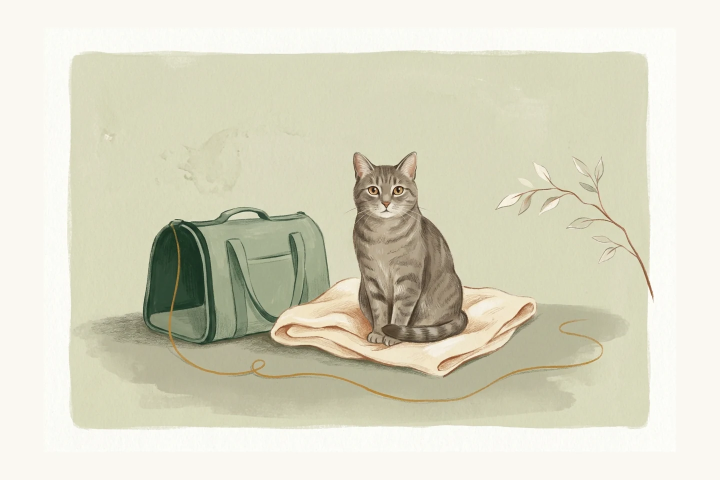
#> input picture images/visit-cat-illustration.webp, 1440 x 960 px, found by its file name (shown at 1/2 size); its folder holds 2 pictures in this run
$ python clear-illustration-paper.py
#> lines starting #> are read from the running program, lines starting #| are printed output that depends on the picture; after the words box and inside, x2 and y2 are one past the last pixel; in counts of white or black regions, pixels touching at a corner belong together
from pathlib import Path
import cv2
import numpy as np
from PIL import Image, ImageFilter
root=Path(__file__).resolve().parent.parent
for pet in ['cat','dog']:
    image=Image.open(root/f'public/images/visit-{pet}-illustration.webp').convert('RGB')
#> image is the input picture: PIL image 1440x960 RGB; mean R, G, B 217.2, 215.7, 196
    rgb=np.array(image)
    paper=((rgb.min(axis=2)>228)&((rgb.max(axis=2).astype(int)-rgb.min(axis=2))<28)).astype('uint8')
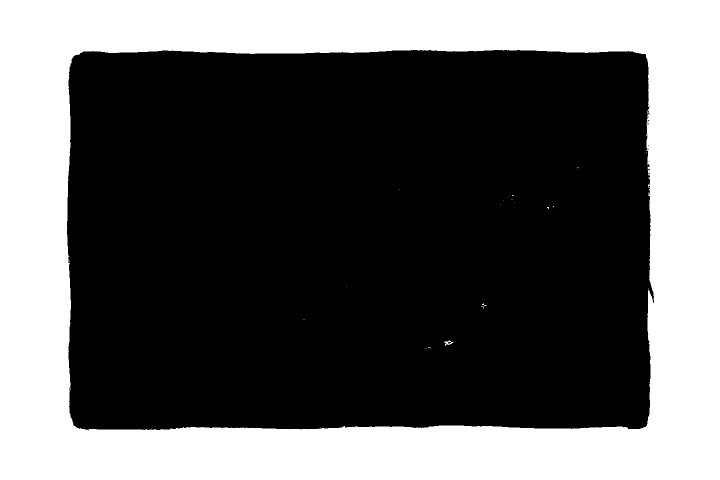
#> paper: shape (960, 1440) (shown at 1/2 size); values 0 (black) and 1 (white), 37% white; 28 white regions (26 under 20 px), largest, box (x1, y1, x2, y2) and area: (0, 0, 1440, 960) 511083, (889, 681, 907, 692) 81
    _,labels=cv2.connectedComponents(paper,connectivity=8)
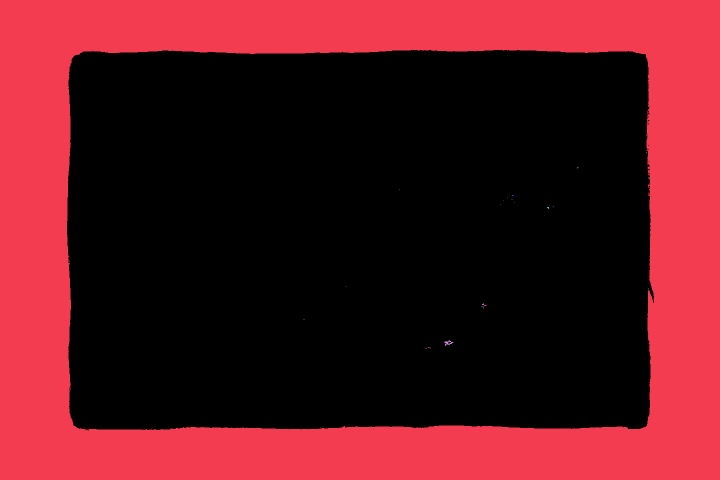
#> labels: shape (960, 1440) int32 (shown at 1/2 size); 29 distinct labels, from 0 to 28; one colour per label, 0 black
    outer=np.unique(np.concatenate([labels[0],labels[-1],labels[:,0],labels[:,-1]]));outer=outer[outer!=0]
#> after `outer = np.unique(np.concatenate([labels[0], labels[-1], labels[:, 0],`: outer = [1]
    outside=np.isin(labels,outer)
#> outside: shape (960, 1440) bool; 37% white; 1 white region, box (x1, y1, x2, y2) and area: (0, 0, 1440, 960) 511083
    alpha=Image.fromarray((~outside).astype('uint8')*255).filter(ImageFilter.GaussianBlur(1.2))
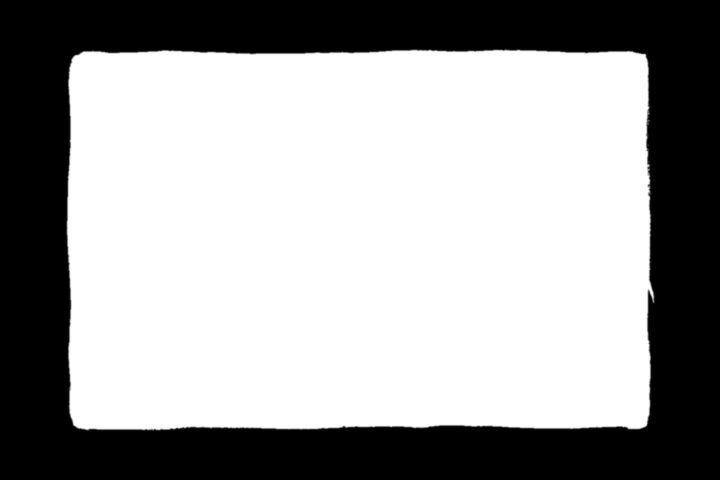
#> alpha: PIL image 1440x960 L (shown at 1/2 size); min 0, max 255, mean 160.7
    image.putalpha(alpha)
#> image: PIL image 1440x960 RGBA
    image.save(root/f'public/images/visit-{pet}-illustration-cutout.webp','WEBP',quality=94,method=6)
    print(pet, 'transparent exterior:',round(outside.mean()*100,1),'%')
#| cat transparent exterior: 37.0 %
#> pass 2 of the loop `for pet in ['cat','dog']:`:
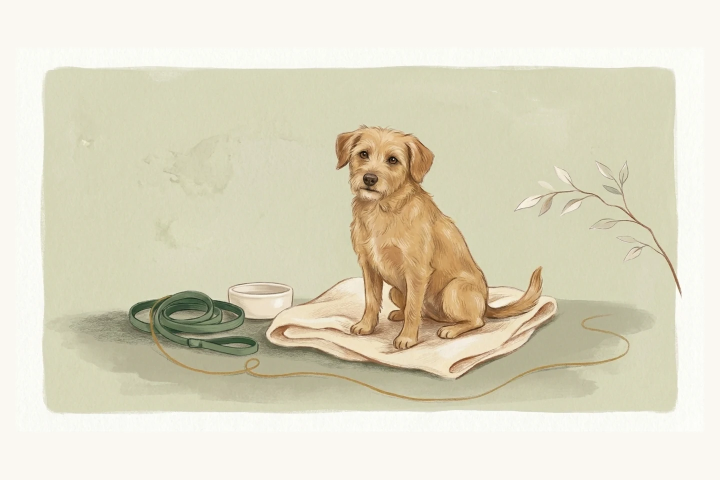
#> input picture images/visit-dog-illustration.webp, 1440 x 960 px, found by its file name (shown at 1/2 size)
#> image is the input picture: PIL image 1440x960 RGB; mean R, G, B 221.5, 217, 195.4
#> `paper=((rgb.min(axis=2)>228)&((rgb.max(axis=2).astype(int)-rgb.min(axi..`:
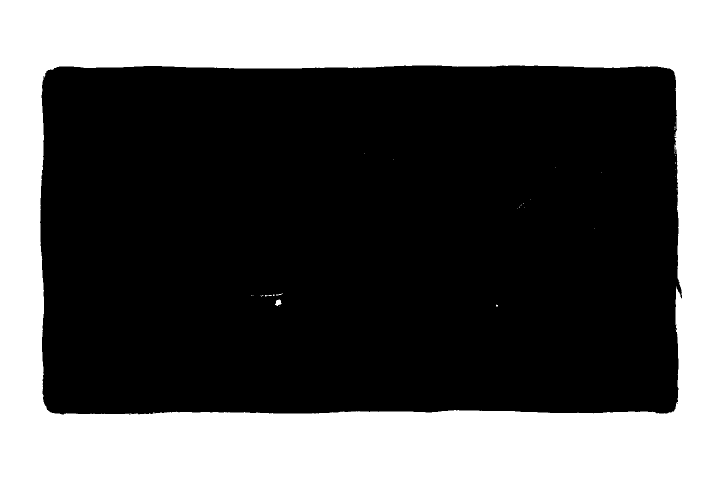
#> paper: shape (960, 1440) (shown at 1/2 size); values 0 (black) and 1 (white), 36.6% white; 36 white regions (32 under 20 px), largest, box (x1, y1, x2, y2) and area: (0, 0, 1440, 960) 506013, (550, 599, 563, 612) 110, (530, 590, 544, 593) 25, (552, 587, 566, 591) 24
#> labels: shape (960, 1440) int32; 37 distinct labels, from 0 to 36
#> outside: shape (960, 1440) bool; 36.6% white; 1 white region, box (x1, y1, x2, y2) and area: (0, 0, 1440, 960) 506013
#> `alpha=Image.fromarray((~outside).astype('uint8')*255).filter(ImageFilt..`:
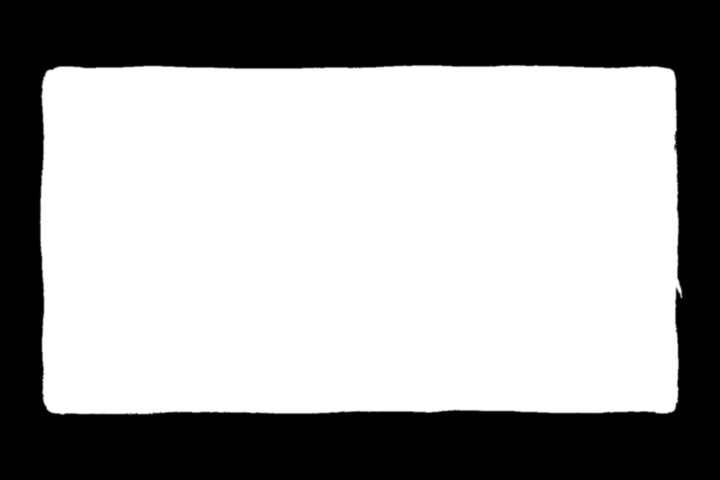
#> alpha: PIL image 1440x960 L (shown at 1/2 size); min 0, max 255, mean 161.7
#> image: PIL image 1440x960 RGBA
#| dog transparent exterior: 36.6 %
